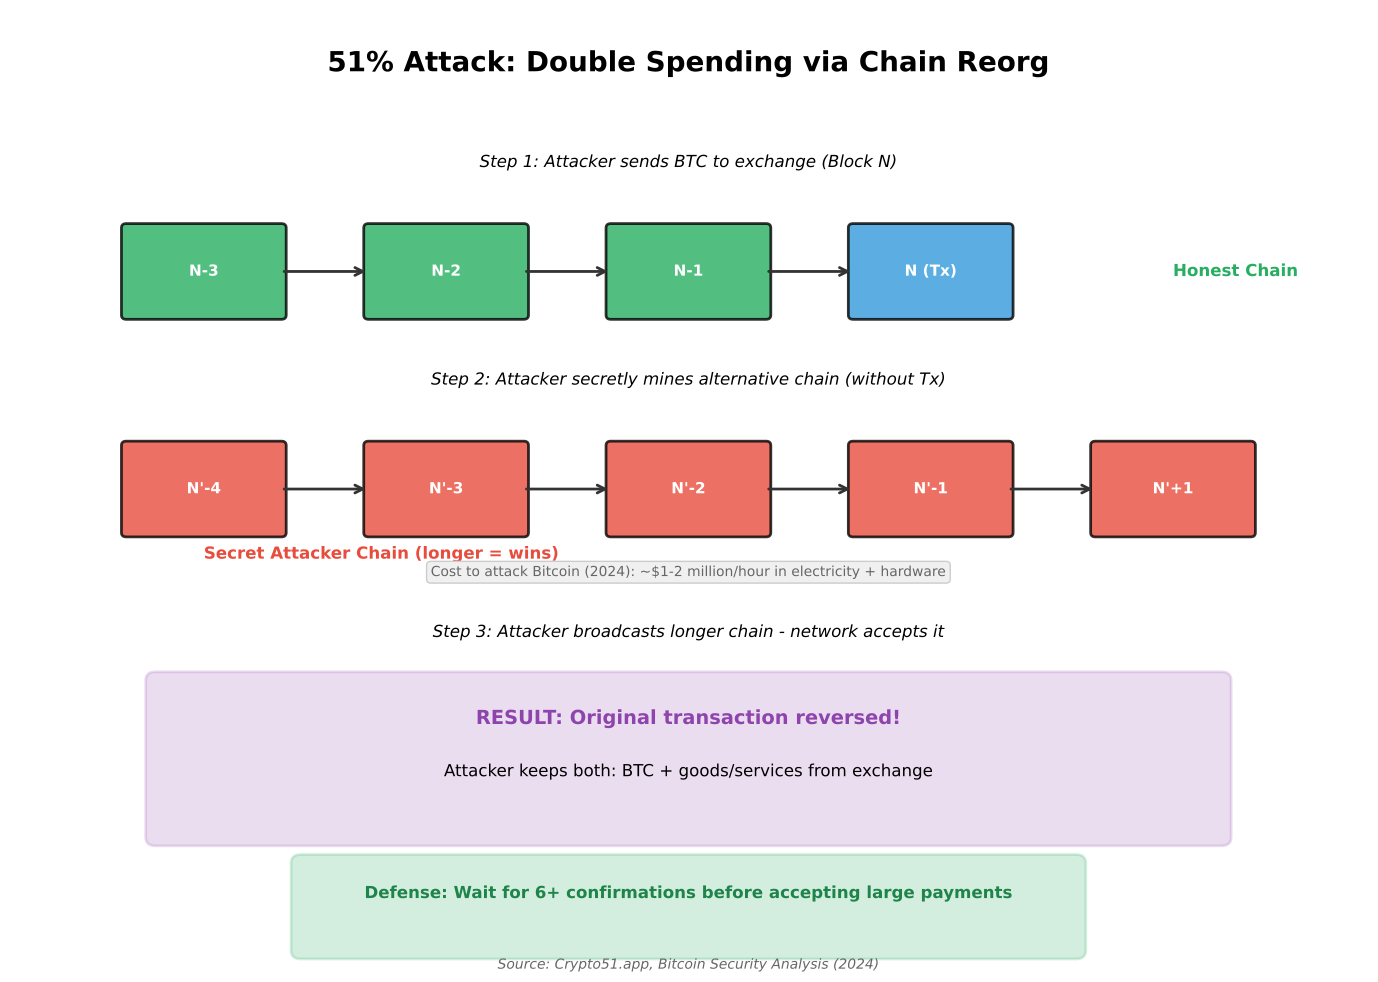

Write the Python code that produced this figure.
"""
51 Percent Attack
Illustrates how a 51% attack works and its implications

Output: 51_percent_attack.pdf
Module: module_02_blockchain
Lesson: 14 - Hashing
"""

from pathlib import Path
import matplotlib.pyplot as plt
import matplotlib.patches as mpatches
import numpy as np

CHART_METADATA = {
    'title': '51 Percent Attack',
    'module': 'module_02_blockchain',
    'lesson': 14,
    'url': 'https://github.com/Digital-AI-Finance/digital-finance/tree/main/module_02_blockchain/figures/51_percent_attack'
}

plt.rcParams.update({
    'font.size': 14,
    'axes.labelsize': 14,
})

def create_chart():
    """Create 51% attack diagram"""
    fig, ax = plt.subplots(figsize=(14, 10))
    ax.set_xlim(0, 14)
    ax.set_ylim(0, 11)
    ax.axis('off')

    # Title
    ax.text(7, 10.3, '51% Attack: Double Spending via Chain Reorg', fontsize=20, fontweight='bold', ha='center')

    # Honest chain
    ax.text(7, 9.2, 'Step 1: Attacker sends BTC to exchange (Block N)', fontsize=12, ha='center', style='italic')

    # Draw honest chain blocks
    honest_blocks = [(2, 8), (4.5, 8), (7, 8), (9.5, 8)]
    for i, (x, y) in enumerate(honest_blocks):
        color = '#27AE60' if i < 3 else '#3498DB'
        block = mpatches.FancyBboxPatch((x-0.8, y-0.5), 1.6, 1,
                                         boxstyle='round,pad=0.05',
                                         facecolor=color, alpha=0.8,
                                         edgecolor='black', lw=2)
        ax.add_patch(block)
        label = f'N-{3-i}' if i < 3 else 'N (Tx)'
        ax.text(x, y, label, ha='center', va='center', fontsize=11, fontweight='bold', color='white')

    # Arrows between honest blocks
    for i in range(len(honest_blocks)-1):
        ax.annotate('', xy=(honest_blocks[i+1][0]-0.8, 8), xytext=(honest_blocks[i][0]+0.8, 8),
                   arrowprops=dict(arrowstyle='->', lw=2, color='#333'))

    ax.text(12, 8, 'Honest Chain', fontsize=12, fontweight='bold', color='#27AE60', va='center')

    # Secret attacker chain
    ax.text(7, 6.7, 'Step 2: Attacker secretly mines alternative chain (without Tx)', fontsize=12, ha='center', style='italic')

    attacker_blocks = [(2, 5.5), (4.5, 5.5), (7, 5.5), (9.5, 5.5), (12, 5.5)]
    for i, (x, y) in enumerate(attacker_blocks):
        block = mpatches.FancyBboxPatch((x-0.8, y-0.5), 1.6, 1,
                                         boxstyle='round,pad=0.05',
                                         facecolor='#E74C3C', alpha=0.8,
                                         edgecolor='black', lw=2)
        ax.add_patch(block)
        label = f"N'-{4-i}" if i < 4 else "N'+1"
        ax.text(x, y, label, ha='center', va='center', fontsize=11, fontweight='bold', color='white')

    # Arrows between attacker blocks
    for i in range(len(attacker_blocks)-1):
        ax.annotate('', xy=(attacker_blocks[i+1][0]-0.8, 5.5), xytext=(attacker_blocks[i][0]+0.8, 5.5),
                   arrowprops=dict(arrowstyle='->', lw=2, color='#333'))

    ax.text(2, 4.7, 'Secret Attacker Chain (longer = wins)', fontsize=12, fontweight='bold', color='#E74C3C')

    # Step 3: Broadcast
    ax.text(7, 3.8, 'Step 3: Attacker broadcasts longer chain - network accepts it', fontsize=12, ha='center', style='italic')

    # Result box
    result_box = mpatches.FancyBboxPatch((1.5, 1.5), 11, 1.8,
                                          boxstyle='round,pad=0.1',
                                          facecolor='#9B59B6', alpha=0.2,
                                          edgecolor='#9B59B6', lw=2)
    ax.add_patch(result_box)
    ax.text(7, 2.8, 'RESULT: Original transaction reversed!', ha='center', fontsize=14, fontweight='bold', color='#8E44AD')
    ax.text(7, 2.2, 'Attacker keeps both: BTC + goods/services from exchange', ha='center', fontsize=12)

    # Defense box
    defense_box = mpatches.FancyBboxPatch((3, 0.2), 8, 1,
                                           boxstyle='round,pad=0.1',
                                           facecolor='#27AE60', alpha=0.2,
                                           edgecolor='#27AE60', lw=2)
    ax.add_patch(defense_box)
    ax.text(7, 0.8, 'Defense: Wait for 6+ confirmations before accepting large payments', ha='center', fontsize=12, fontweight='bold', color='#1E8449')

    # Cost note
    ax.text(7, 4.5, 'Cost to attack Bitcoin (2024): ~$1-2 million/hour in electricity + hardware',
           ha='center', fontsize=10, color='#666',
           bbox=dict(boxstyle='round', facecolor='#F0F0F0', edgecolor='#CCC'))

    # Source
    fig.text(0.5, 0.02, 'Source: Crypto51.app, Bitcoin Security Analysis (2024)',
            fontsize=10, ha='center', style='italic', color='#666666')

    plt.tight_layout()

    output_path = Path(__file__).parent / '51_percent_attack.pdf'
    plt.savefig(output_path, format='pdf', dpi=300, bbox_inches='tight')
    plt.close()
    print(f"Chart saved to: {output_path}")
    return output_path

if __name__ == '__main__':
    create_chart()
